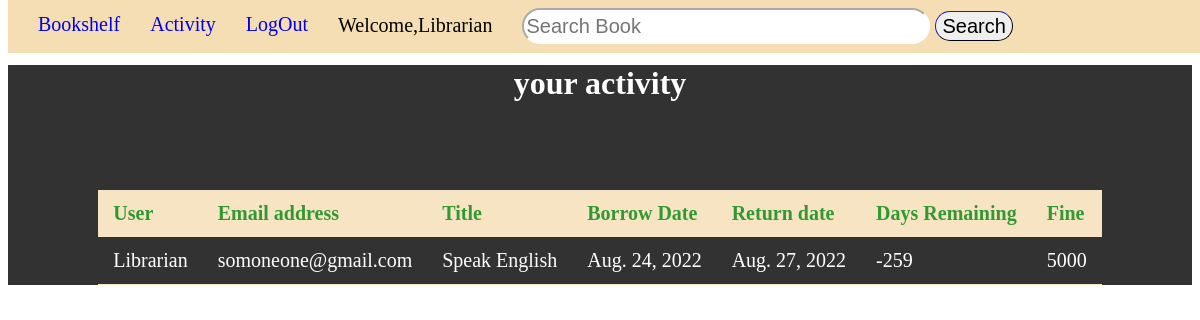
Screenshot of /books/activity (signed in) with the database file from the repository.
### books/models.py (models this page shows, shortened)
class Borrow(models.Model):
    book_title    = models.ForeignKey('Book', on_delete=models.CASCADE)
    borrow_date   = models.DateField(auto_now=True)
    email_address = models.EmailField('Email Field')
    @property
    def days_remaining(self):
        today = date.today()
        days_remaining= self.return_date - today
        return days_remaining.days
    @property
    def return_date(self):
        that_date = self.borrow_date + timedelta(days=3)
        return that_date
    @property
    def Fine(self):
        dafine = 0
        if self.days_remaining < -3:
            dafine = "5000"
        elif self.days_remaining <= -15:
            dafine = "15000"
        else:
            dafine = "None"
        return dafine

class Book(models.Model):
    STATUS = (
        ('Available', 'Available'),
        ('Unavailable', 'Unavailable'),
    )
    title            = models.CharField(max_length=40)
    publication_date = models.DateField(auto_now=True)
    subject_area     = models.CharField(max_length=15)
    author           = models.CharField(max_length=40)
    description      = models.TextField()
    cover_photo      = models.ImageField(null=True, blank=True, upload_to='static/images/')
    status           = models.CharField(max_length=15, choices=STATUS, default='Available')
    def __str__(self) :
        return self.title

### books/views.py (the view)
# urls.py: path("activity", views.activity, name="activity"),
@login_required(login_url='/login/')
def activity(request):
    laforms = Borrow.objects.all
    context ={
        'laforms' : laforms
    }
    return render(request, 'activity.html',context)

### library_project/templates/activity.html (shortened to what this page needs)
<!DOCTYPE html>
<html lang="en">
<head>
</head>
<body>
    {% extends "main.html" %}
    {% load static %}
    {% block page_content %}
    <br><br>
    <center class="content-border">
        <h1>your activity</h1>
        <br><br>
        <p>
        <table class="table-content">
            <thead>
                <tr>
                    <th>User</th>
                    <th>Email address</th>
                    <th>Title</th>
                    <th>Borrow Date</th>
                    <th>Return date</th>
                    <th>Days Remaining</th>
                    <th>Fine</th>
                </tr>
            </thead>
            <tbody>
                {% for aform in laforms %}
                <tr>
                    <td>{{ user.username }}</td>
                    <td>{{ aform.email_address }}</td>
                    <td>{{ aform.book_title }}</td>
                    <td>{{ aform.borrow_date }}</td>
                    <td>{{ aform.return_date }}</td>
                    <td>{{ aform.days_remaining }}</td>
                    <td>{{ aform.Fine }}</td>
                </tr>
                {% endfor %}
            </tbody>
        </table>
    </center>
    {% endblock %}

### library_project/templates/main.html (shortened to what this page needs)
<!DOCTYPE html>
<html lang="en" style="background-image: url('/static/background/web-body.jpg');background-repeat: no-repeat;background-size:cover;background-position: center;
height:100%;">
<head>
    {% load static %}
    <link rel="stylesheet" href="{% static 'main.css' %}">
</head>
<body>
    <nav class="navbar">
        <a class="maina" font-size="60px" href="{% url 'books:book_overview' %}">Bookshelf</a>
        <a class="maina"  font-size="60px" href="{% url 'books:activity' %}">Activity</a>
        {% if user.is_authenticated %}
        <a class="maina" font-size="60px" href="{% url 'logout' %}">LogOut</a>
        {% else %}
        <a class="maina" font-size="60px" href="{% url 'accounts:login' %}">Login</a>
        {% endif%}
        <p>Welcome,{{user.username}}</p>
        <form class="maina" action="{% url 'books:search_book' %}" method="get">
            <input style="height:30px;width:400px;border-radius:30px;font-size:20px;border-width:2px;border-color: white;margin-top:-5px; " type="text" placeholder="Search Book" name="q" aria-label="Search" value="{{ request.GET.q }}">
            <button style="height:30px;border-radius:20px;font-size:20px;border-width:1px;border-color: rgb(12, 18, 102);margin-top:-5px; " type="submit">Search</button>
        </form>
    </nav>
    <div>
        {% block page_content %}
        {% endblock %}
    </div>
</body>
</html>

### static/main.css (style rules this page uses)
.navbar { height: 55px; width: 100%; background-color: wheat; display: flex; flex-direction: row; justify-items: flex-start; align-items: center; position: fixed; z-index: 1; margin-top: -10px; }
.maina { font-size: 20px; text-decoration: none; height: 25px; margin-left: 30px; }
p { font-size: 20px; }
.table-content { border-collapse:collapse; margin: 30px 0; font-size:20px; min-width:60%; }
.table-content thead tr { background-color: wheat; color:green; text-align: left; font-weight: bold; }
.table-content th, .table-content td { padding:12px 15px; }
.table-content tbody tr { border-bottom: 1px solid wheat; color:white; }
.content-border { background-color: black; opacity: 0.8; color:white; }

### rows the page displays
Borrow: email_address "somoneone@gmail.com", book_title "Speak English", borrow_date "Aug. 24, 2022", return_date "Aug. 27, 2022", days_remaining "-259", Fine "5000"

### other values shown
{{ user.username }} "Librarian"
